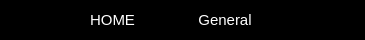
     <widget class="QFrame" name="top_bar">
      <property name="sizePolicy">
       <sizepolicy hsizetype="Preferred" vsizetype="Preferred">
        <horstretch>0</horstretch>
        <verstretch>0</verstretch>
       </sizepolicy>
      </property>
      <property name="minimumSize">
       <size>
        <width>0</width>
        <height>40</height>
       </size>
      </property>
      <property name="maximumSize">
       <size>
        <width>16777215</width>
        <height>40</height>
       </size>
      </property>
      <property name="styleSheet">
       <string notr="true">background-color: rgb(0, 0, 0);</string>
      </property>
      <property name="frameShape">
       <enum>QFrame::NoFrame</enum>
      </property>
      <property name="frameShadow">
       <enum>QFrame::Raised</enum>
      </property>
      <layout class="QHBoxLayout" name="horizontalLayout_2">
       <property name="spacing">
        <number>0</number>
       </property>
       <property name="leftMargin">
        <number>0</number>
       </property>
       <property name="topMargin">
        <number>0</number>
       </property>
       <property name="rightMargin">
        <number>0</number>
       </property>
       <property name="bottomMargin">
        <number>0</number>
       </property>
       <item>
        <widget class="QPushButton" name="push_menu">
         <property name="sizePolicy">
          <sizepolicy hsizetype="Preferred" vsizetype="Preferred">
           <horstretch>0</horstretch>
           <verstretch>0</verstretch>
          </sizepolicy>
         </property>
         <property name="minimumSize">
          <size>
           <width>50</width>
           <height>40</height>
          </size>
         </property>
         <property name="maximumSize">
          <size>
           <width>50</width>
           <height>16777215</height>
          </size>
         </property>
         <property name="cursor">
          <cursorShape>PointingHandCursor</cursorShape>
         </property>
         <property name="styleSheet">
          <string notr="true">background-color: rgb(0, 0, 0);</string>
         </property>
         <property name="text">
          <string/>
         </property>
         <property name="icon">
          <iconset>
           <normaloff>resources/icons/menu_white.svg</normaloff>resources/icons/menu_white.svg</iconset>
         </property>
         <property name="iconSize">
          <size>
           <width>22</width>
           <height>22</height>
          </size>
         </property>
         <property name="checkable">
          <bool>true</bool>
         </property>
         <property name="flat">
          <bool>true</bool>
         </property>
        </widget>
       </item>
       <item>
        <widget class="QPushButton" name="page_home">
         <property name="sizePolicy">
          <sizepolicy hsizetype="Preferred" vsizetype="Preferred">
           <horstretch>0</horstretch>
           <verstretch>0</verstretch>
          </sizepolicy>
         </property>
         <property name="minimumSize">
          <size>
           <width>125</width>
           <height>40</height>
          </size>
         </property>
         <property name="maximumSize">
          <size>
           <width>125</width>
           <height>16777215</height>
          </size>
         </property>
         <property name="font">
          <font>
           <pointsize>11</pointsize>
          </font>
         </property>
         <property name="cursor">
          <cursorShape>PointingHandCursor</cursorShape>
         </property>
         <property name="acceptDrops">
          <bool>false</bool>
         </property>
         <property name="styleSheet">
          <string notr="true">color: rgb(255, 255, 255);</string>
         </property>
         <property name="text">
          <string>HOME</string>
         </property>
         <property name="flat">
          <bool>true</bool>
         </property>
        </widget>
       </item>
       <item>
        <widget class="QPushButton" name="page_general">
         <property name="sizePolicy">
          <sizepolicy hsizetype="Preferred" vsizetype="Preferred">
           <horstretch>0</horstretch>
           <verstretch>0</verstretch>
          </sizepolicy>
         </property>
         <property name="minimumSize">
          <size>
           <width>100</width>
           <height>40</height>
          </size>
         </property>
         <property name="maximumSize">
          <size>
           <width>100</width>
           <height>16777215</height>
          </size>
         </property>
         <property name="font">
          <font>
           <pointsize>11</pointsize>
          </font>
         </property>
         <property name="cursor">
          <cursorShape>PointingHandCursor</cursorShape>
         </property>
         <property name="styleSheet">
          <string notr="true">color: rgb(255, 255, 255);</string>
         </property>
         <property name="text">
          <string>General</string>
         </property>
         <property name="flat">
          <bool>true</bool>
         </property>
        </widget>
       </item>
       <item>
        <widget class="QPushButton" name="page_add">
         <property name="minimumSize">
          <size>
           <width>50</width>
           <height>40</height>
          </size>
         </property>
         <property name="maximumSize">
          <size>
           <width>50</width>
           <height>16777215</height>
          </size>
         </property>
         <property name="font">
          <font>
           <pointsize>11</pointsize>
          </font>
         </property>
         <property name="cursor">
          <cursorShape>PointingHandCursor</cursorShape>
         </property>
         <property name="styleSheet">
          <string notr="true">color: rgb(255, 255, 255);
background-color: rgb(5, 5, 5);</string>
         </property>
         <property name="text">
          <string/>
         </property>
         <property name="icon">
          <iconset>
           <normaloff>resources/icons/add.svg</normaloff>resources/icons/add.svg</iconset>
         </property>
         <property name="iconSize">
          <size>
           <width>22</width>
           <height>22</height>
          </size>
         </property>
         <property name="autoExclusive">
          <bool>false</bool>
         </property>
         <property name="flat">
          <bool>true</bool>
         </property>
        </widget>
       </item>
       <item>
        <spacer name="horizontalSpacer">
         <property name="orientation">
          <enum>Qt::Horizontal</enum>
         </property>
         <property name="sizeHint" stdset="0">
          <size>
           <width>40</width>
           <height>20</height>
          </size>
         </property>
        </spacer>
       </item>
      </layout>
     </widget>
